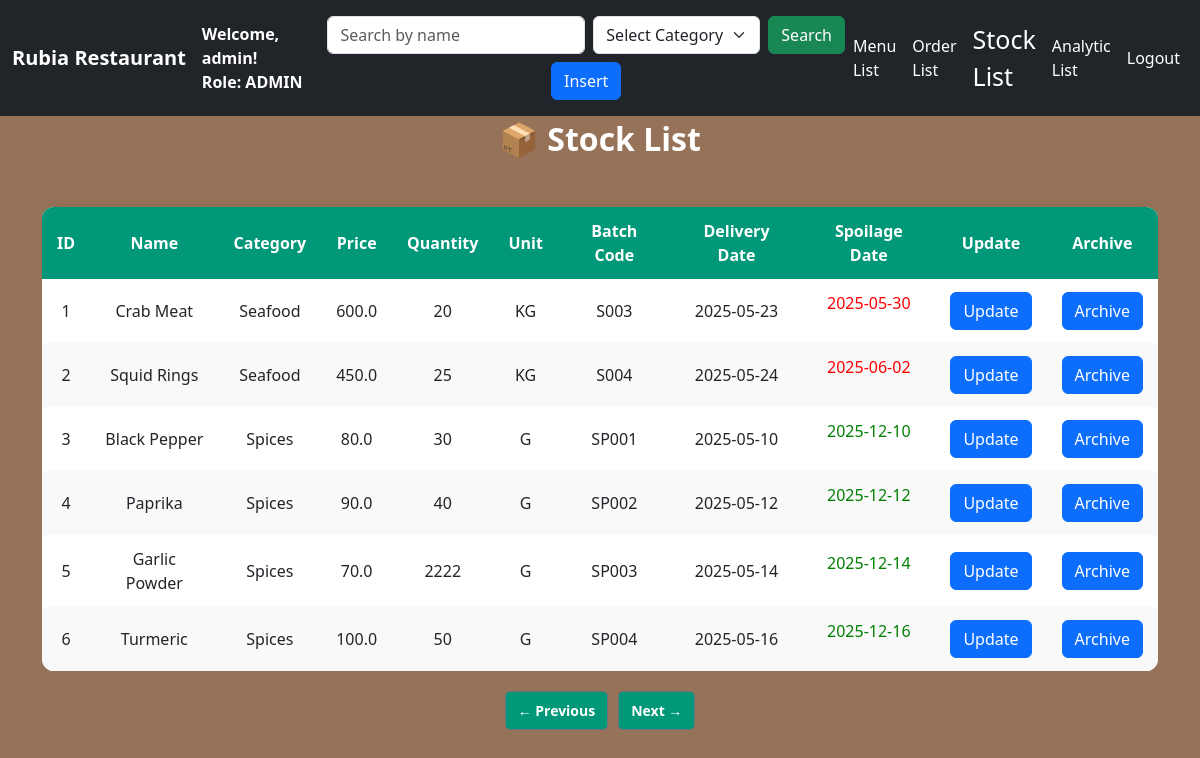
The app's page /stock/list?page=2 (signed in) with its own data.
### function/model.py (models this page shows)
class Kitchen_Stock(SQLModel,table=True):
    id:             int                  = Field(default=None,primary_key=True)           #Visible    #Visible      #HIDE
    quantity:       int                  = Field()                                        #Visible    #Visible      #Visible
    price:          float                = Field()                                        #Visible    #Visible      #Visible
    category:       CategoryEnum         = Field()                                        #Visible    #Visible      #Visible
    batch_code:     str                  = Field(nullable=False,max_length=6,unique=True) #Visible    #Visible      #HIDE
    name:           str                  = Field(nullable=False, max_length=56)           #Visible    #Visible      #Visible
    unit:           UnitEnum             = Field()                                        #Visible    #Visible      #Visible
    delivery_date:  datetime.date        = Field(default=date.today())                    #Visible    #Visible      #HIDE
    spoilage_date:  datetime.date        = Field()                                        #Visible    #Visible      #HIDE
    is_archive:     bool                 = Field(default=False)                           #Visible     #Hide        #Hide

### main.py (the view, shortened to what this page needs)
@app.route("/stock/list",methods=['GET','POST'])
def stock_list():
    if 'user_id' not in flask_session:
        return redirect(url_for('login'))
    username = flask_session.get('username')
    role =   flask_session.get('role')
    role = flask_session.get('role')
    if role not in ['ADMIN', 'EMPLOYEE']:
        flash('You cannot Edit this','error')
        return redirect(url_for('restrict_access'))
    page = request.args.get('page',1,type=int)
    with DbaseSession(engine) as session:
        stmt = select(Kitchen_Stock).where(Kitchen_Stock.is_archive == False)
        data = session.exec(stmt).all()
    PER_PAGE = 6
    total = len(data)
    start = (page - 1) * PER_PAGE
    end = start + PER_PAGE
    paginated_data = data[start:end]
    context = {
        'stock_list': paginated_data,
        'username': username,
        'role': role,
        'page': page,
        'total_pages': (total + PER_PAGE - 1) // PER_PAGE,
        'date_condition':today
    }
    return render_template('stock_list.html',**context)

### function/model.py (called while the page is built)
    def __str__(self):
        return self.value

    def __str__(self):
        return self.value

### templates/stock_list.html (shortened to what this page needs)
<!DOCTYPE html>
<html lang="en">
<head>
  <link href="https://cdn.jsdelivr.net/npm/bootstrap@5.3.6/dist/css/bootstrap.min.css" rel="stylesheet">
</head>
<body>
  <nav class="navbar navbar-expand-lg navbar-dark bg-dark fixed-top">
    <div class="container-fluid">
      <a class="navbar-brand fw-bold">Rubia Restaurant</a>
      <div class="d-flex flex-column text-white me-3">
        <span class="fw-bold">Welcome, {{ username }}!</span>
        <span class="fw-bold">Role: {{ role }}</span>
      </div>
      <div class="collapse navbar-collapse justify-content-between" id="navbarNav">
        <form class="d-flex flex-wrap align-items-center justify-content-center mx-auto my-2"
        action="/stock/list" method="POST" style="max-width: 800px; width: 100%; gap: 0.5rem;">
          <div class="flex-grow-1" style="min-width: 180px;">
          <input type="text" class="form-control" name="query_name" placeholder="Search by name">
          </div>
          <div style="min-width: 160px;">
          <select id="category" name="query_category" class="form-select">
          <option value="">Select Category</option>
          </select>
          </div>
          <div>
          <button type="submit" class="btn btn-success">Search</button>
          </div>
          {% if role == 'ADMIN' %}
          <div>
          <button type="button" class="btn btn-primary" data-bs-toggle="modal" data-bs-target="#EditModalInsert">
          Insert
          </button>
          </div>
          {% endif %}
          </form>
        <ul class="navbar-nav align-items-center">
          {% if role in ['ADMIN', 'EMPLOYEE'] %}
          <li class="nav-item"><a class="nav-link text-white" href="/menu/list">Menu List</a></li>
          <li class="nav-item"><a class="nav-link text-white" href="/order/list">Order List</a></li>
          <li class="nav-item"><a class="nav-link text-white" href="/stock/list" style="font-size:25px;">Stock List</a></li>
          <li class="nav-item"><a class="nav-link text-white" href="/analytic/list">Analytic List</a></li>
          {% endif %}
          <li class="nav-item"><a class="nav-link text-white" href="/logout">Logout</a></li>
        </ul>
      </div>
    </div>
  </nav>
  <div class="container">
    <h2 class="section-title"><p class="color:white;">📦 Stock List</p></h2>
    <div class="table-responsive">
      <table class="styled-table mt-4">
        <thead>
          <tr>
            <th>ID</th>
            <th>Name</th>
            <th>Category</th>
            <th>Price</th>
            <th>Quantity</th>
            <th>Unit</th>
            {% if role == 'ADMIN' or role == 'EMPLOYEE' %}
                <th>Batch Code</th>
                <th>Delivery Date</th>
                <th>Spoilage Date</th>
                {% if role == 'ADMIN' %}
                        <th>Update</th>
                        <th>Archive</th>
                {% elif role =='EMPLOYEE' %}
                        <th>Archive</th>
                {% endif %}
            {% endif %}
          </tr>
        </thead>
        <tbody>
          {% for item in stock_list %}
          <tr>
            <td>{{ loop.index }}</td>
            <td>{{ item.name }}</td>
            <td>{{ item.category }}</td>
            <td>{{ item.price }}</td>
            {% if item.quantity == 0 %}
            <td style="color:red">Out of Stock</td>
            {% else %}
            <td>{{ item.quantity }}</td>
            {% endif %}
            <td>{{ item.unit }}</td>
            {% if role == 'ADMIN' or role == 'EMPLOYEE' %}
            <td>{{ item.batch_code }}</td>
            <td>{{ item.delivery_date }}</td>
            {% if item.spoilage_date >= date_condition %}
                <td>
                  <p style="color:green">{{ item.spoilage_date }}</p>
                </td>
            {% else %}
                <td>
                  <p style="color:red">{{ item.spoilage_date }}</p>
                </td>
            {% endif %}
            {% if role == 'ADMIN' %}
            <td><button type="button" class="btn btn-primary" data-bs-toggle="modal" data-bs-target="#EditModalUpdate{{ item.id }}">Update</button></td>
            <td><button type="button" class="btn btn-primary" data-bs-toggle="modal" data-bs-target="#EditModalArchive{{ item.id }}">Archive</button></td>
            {% elif role == 'EMPLOYEE' %}
            <td><button type="button" class="btn btn-primary" data-bs-toggle="modal" data-bs-target="#EditModalUpdate{{ item.id }}">Update</button></td>
            {% endif %}
            {% endif %}
          </tr>
          {% endfor %}
        </tbody>
      </table>
    </div>
    <div class="pagination-links">
      {% if page > 1 %}
        <a href="{{ url_for('stock_list', page=page-1) }}" class="btn btn-outline-secondary btn-sm">← Previous</a>
      {% endif %}
      {% if page < total_pages %}
        <a href="{{ url_for('stock_list', page=page+1) }}" class="btn btn-outline-secondary btn-sm">Next →</a>
      {% endif %}
    </div>
  </div>
</body>
</html>

### templates/stock_list.html (style rules this page uses)
body { background-color: #967259; padding-top: 70px; font-family: 'Segoe UI', Tahoma, Geneva, Verdana, sans-serif; }
.navbar { background-color: #198754; }
.navbar .nav-link, .navbar .navbar-brand { color: #fff !important; }
.styled-table { width: 100%; border-collapse: collapse; border-radius: 12px; overflow: hidden; box-shadow: 0 0 15px rgba(0, 0, 0, 0.05); background-color: white; }
.styled-table thead { background-color: #009879; color: white; text-align: center; }
.styled-table th, .styled-table td { padding: 12px 15px; text-align: center; }
.styled-table tbody tr:nth-of-type(even) { background-color: #f9f9f9; }
.pagination-links { display: flex; justify-content: center; gap: 10px; margin-top: 20px; color:#009879; }
h2.section-title { font-weight: 700; color: white; text-align: center; margin-bottom: 25px; }
.container { margin-top:50px; }
.pagination-links a { background-color: #009879; color: white; padding: 8px 12px; border-radius: 5px; text-decoration: none; font-weight: bold; }

### records on screen
Kitchen_Stock: name "Crab Meat", category "Seafood", price "600.0", quantity "20", unit "KG", batch_code "S003", delivery_date "2025-05-23", spoilage_date "2025-05-30"
Kitchen_Stock: name "Squid Rings", category "Seafood", price "450.0", quantity "25", unit "KG", batch_code "S004", delivery_date "2025-05-24", spoilage_date "2025-06-02"
Kitchen_Stock: name "Black Pepper", category "Spices", price "80.0", quantity "30", unit "G", batch_code "SP001", delivery_date "2025-05-10", spoilage_date "2025-12-10"
Kitchen_Stock: name "Paprika", category "Spices", price "90.0", quantity "40", unit "G", batch_code "SP002", delivery_date "2025-05-12", spoilage_date "2025-12-12"
Kitchen_Stock: name "Garlic Powder", category "Spices", price "70.0", quantity "2222", unit "G", batch_code "SP003", delivery_date "2025-05-14", spoilage_date "2025-12-14"
Kitchen_Stock: name "Turmeric", category "Spices", price "100.0", quantity "50", unit "G", batch_code "SP004", delivery_date "2025-05-16", spoilage_date "2025-12-16"

### other values on screen
{{ username }} "admin"
{{ role }} "ADMIN"
